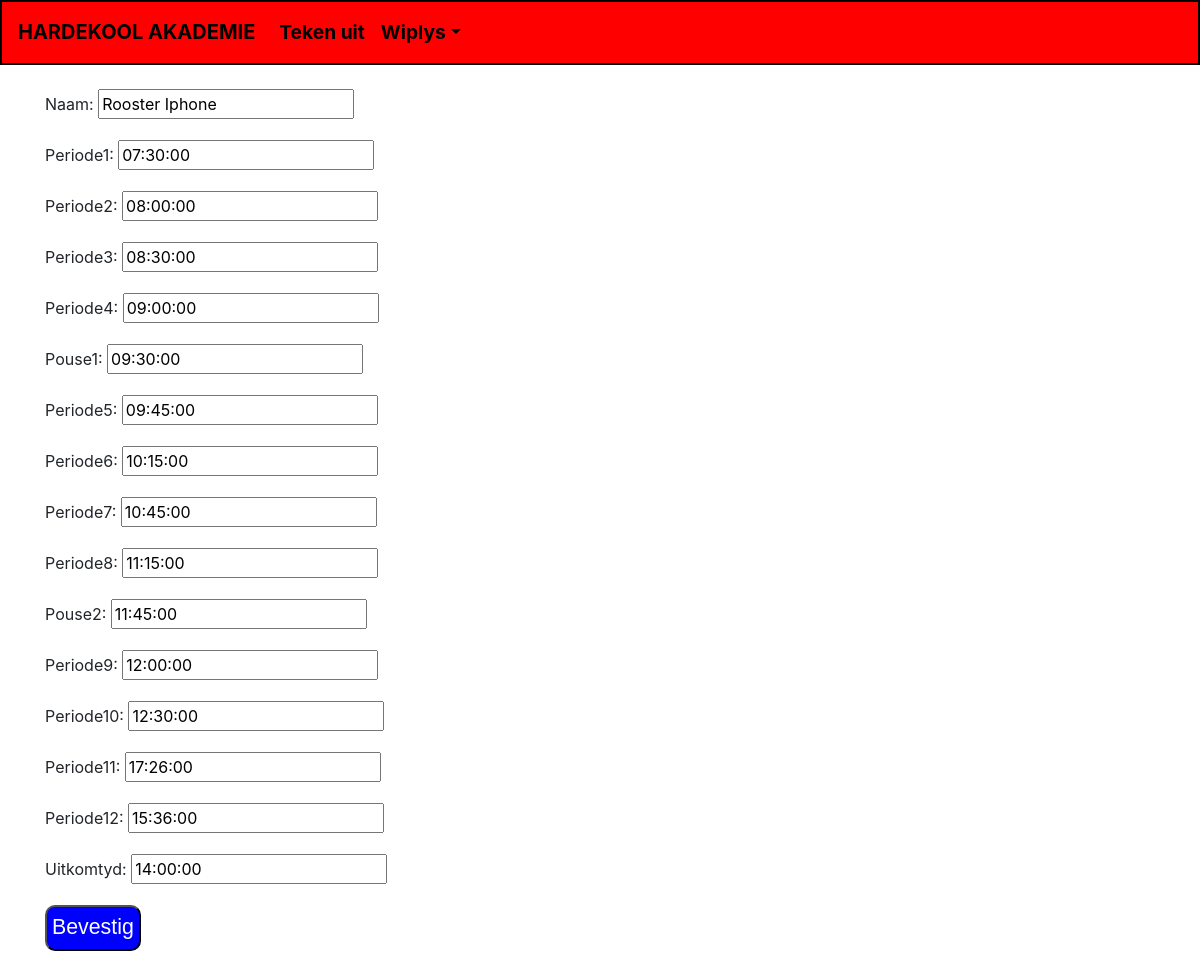
Page /rooster/3/verander (signed in) on the committed database.
### KlokRooster/models.py (models this page shows, shortened)
class Rooster(models.Model):
    naam = models.CharField(max_length=256, default="Nuwe Rooster")
    periode1 = models.TimeField(default="7:30")
    periode2 = models.TimeField(default="8:00")
    periode3 = models.TimeField(default="8:30")
    periode4 = models.TimeField(default="9:00")
    pouse1 = models.TimeField(default="9:30")
    periode5 = models.TimeField(default="9:45")
    periode6 = models.TimeField(default="10:15")
    periode7 = models.TimeField(default="10:45")
    periode8 = models.TimeField(default="11:15")
    pouse2 = models.TimeField(default="11:45")
    periode9 = models.TimeField(default="12:00")
    periode10 = models.TimeField(default="12:30")
    periode11 = models.TimeField(default="13:00")
    periode12 = models.TimeField(default="13:30")
    uitkomtyd = models.TimeField(default="14:00")
    luisterend = models.BooleanField(default=False)

### KlokRooster/views.py (the view)
# urls.py: path('rooster/<int:pk>/verander', RoosterUpdateView.as_view(), name="verander_rooster"),
class RoosterUpdateView(LoginRequiredMixin, UpdateView):
    context_object_name = "rooster"
    model = Rooster
    fields = ("naam", "periode1", "periode2", "periode3", "periode4", "pouse1", "periode5", "periode6", "periode7", "periode8", "pouse2", "periode9", "periode10", "periode11", "periode12", "uitkomtyd")
    template_name = "verander_rooster.html"

### KlokRooster/templates/verander_rooster.html (shortened to what this page needs)
{% extends 'rooster_base.html' %}
{% block head_block %}
{% load static %}
<link rel="stylesheet" href="{% static 'css/verander_rooster.css' %}">
{% endblock %}
{% block body_block %}
<br>
<form method="POST">
    {{ form.as_p }}
    <button type="submit">Bevestig</button>
</form>
<br>
{% endblock %}

### KlokRooster/static/css/verander_rooster.css (style rules this page uses)
button { font-size: 16pt; color: white; font-family: 'Trebuchet MS', 'Lucida Sans Unicode', 'Lucida Grande', 'Lucida Sans', Arial, sans-serif; background-color: blue; border-radius: 10px; padding: 5px; }

### rows in the picture
Rooster: naam "Rooster Iphone", periode1 "07:30:00", periode2 "08:00:00", periode3 "08:30:00", periode4 "09:00:00", pouse1 "09:30:00", periode5 "09:45:00", periode6 "10:15:00", periode7 "10:45:00", periode8 "11:15:00", pouse2 "11:45:00", periode9 "12:00:00", periode10 "12:30:00", periode11 "17:26:00", periode12 "15:36:00", uitkomtyd "14:00:00"
